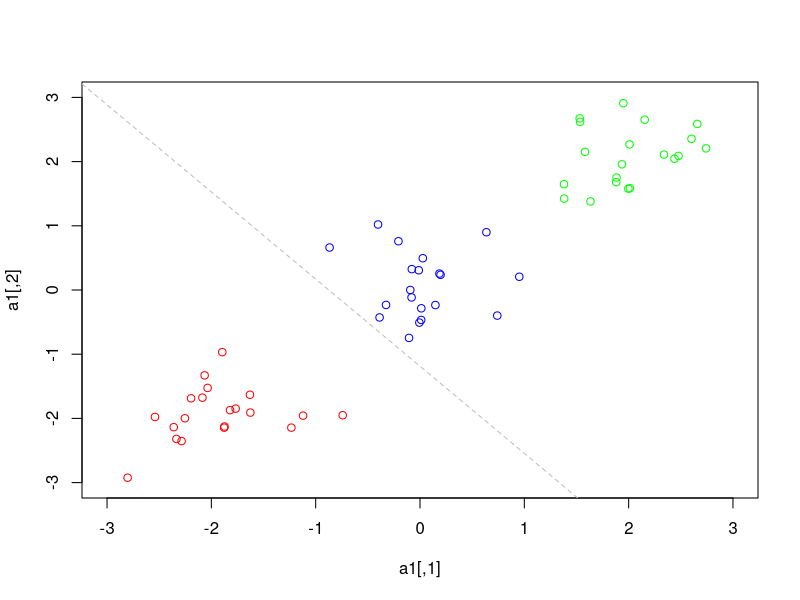

Generate this figure with R:
#####regression on indicator matrix
library(MASS)
library(mvtnorm)
#####Simulate three clusters
a<-matrix(c(0.5,0.1,
            0,0.5),2,2)
Sigma<-a%*%t(a)
set.seed(1)
mu1<-c(-2,-2)
mu2<-c(0,0)
mu3<-c(2,2)

a1<-mvrnorm(20,mu1,Sigma)
a2<-mvrnorm(20,mu2,Sigma)
a3<-mvrnorm(20,mu3,Sigma)

plot(a1,xlim=c(-3,3),ylim=c(-3,3),col="red")
points(a2,col="blue")
points(a3,col="green")

cluster<-rbind(a1,a2,a3)
x<-cbind(rep(1,60),cluster)

y<-matrix(0,nrow=60,ncol=3)
y[1:20,1]=1
y[21:40,2]=2
y[41:60,3]=3

b<-ginv(t(x)%*%x)%*%(t(x)%*%y)
yhat<-apply(x%*%b,1,which.max)

###Only get cluster1 and 3
###abline
b0<-b[,1]-b[,3]
abline(a=-b0[1]/b0[2],b=-b0[1]/b0[3],col="grey",lty=2)

